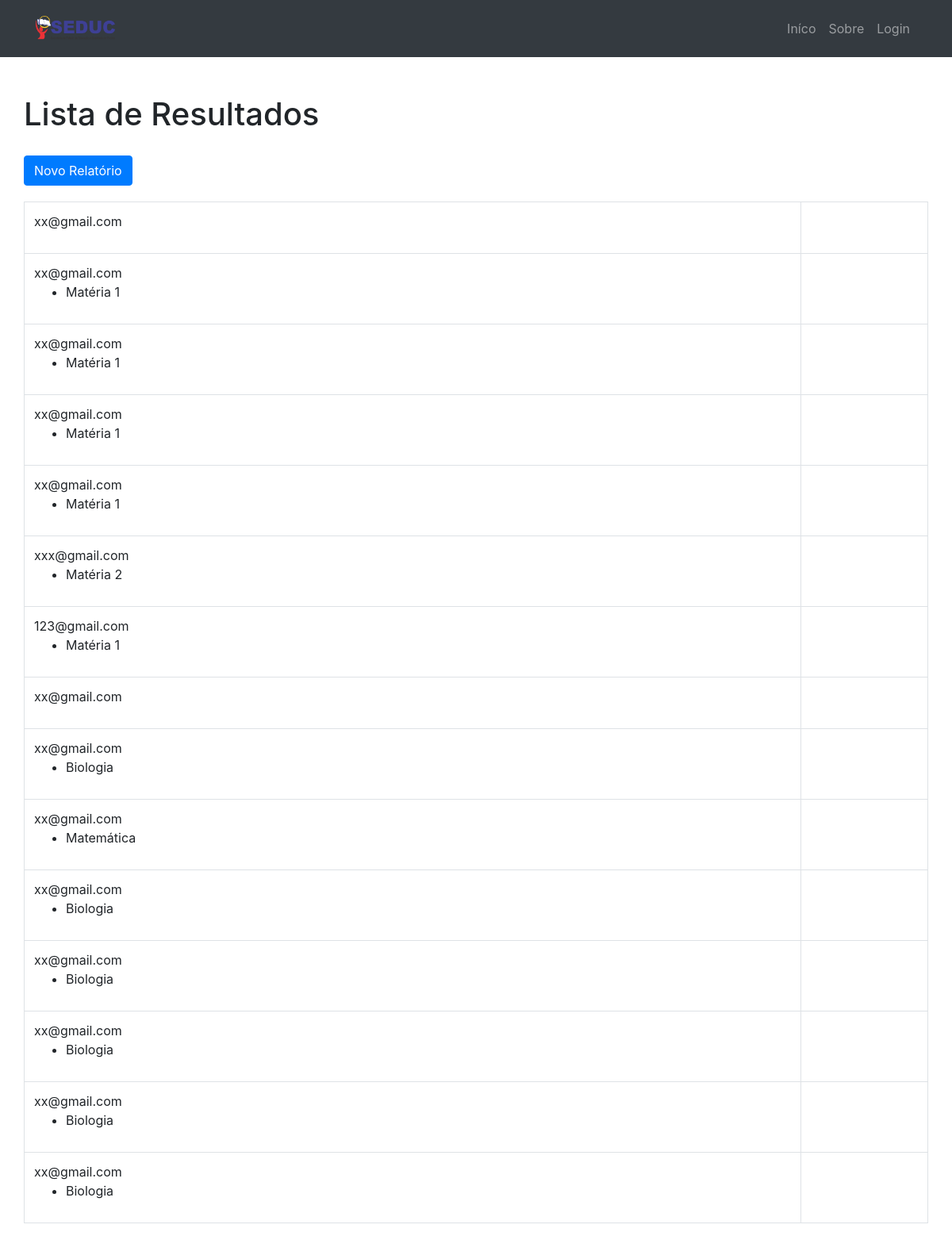
The page /resultado/ on the database its author committed.
### app/models.py (models this page shows)
class Pessoa(models.Model):
    região = models.CharField(max_length=10, choices=ONE_CHOICES)
    coordenação = models.CharField(max_length=10, choices=COORD_CHOICES)
    escola = models.CharField(max_length=10, choices=ESC_CHOICES)
    professor = models.EmailField(blank=True, null=True)

class Escola(models.Model):
    cadastro = models.ForeignKey(Pessoa, on_delete=CASCADE, related_name='adicionais')
    turno = models.CharField(max_length=10, choices=TURNO_CHOICES)
    série = models.CharField(max_length=10, choices=SERIE_CHOICES)
    matéria = models.CharField(max_length=10, choices=MAT_CHOICES)
    turma = models.CharField(max_length=10, choices=TURMA_CHOICES)

### app/views.py (the view)
# urls.py: path('resultado/', views.lista, name='resultado')
def lista(request):
    if request.method == "GET":
        pessoas = Pessoa.objects.all()
        context = {
            'lista': pessoas,
        }
        return render(request, "resultados.html", context)

### app/templates/resultados.html
{% extends 'model.html' %}
{% load static %}
{% block conteudo %}
<div class="row">
    <h1>Lista de Resultados</h1>
</div>
<div class="row top-buffer">
    <a class="btn btn-primary" href="{% url 'form' %}" role="button">Novo Relatório</a>
</div>
<div class="row top-buffer">
    <table class="table table-bordered">
        {% for pessoa in lista %}
        <tr>
            <td>
                {{ pessoa.professor }}
                <ul>
                    {% for t in pessoa.adicionais.all %}
                    <li>{{ t.matéria }}</li>
                    {% endfor %}
                </ul>
            </td>
            <td>
            </td>
        </tr>
        {% empty %}
        <tr>
            <td>Nenhum resgistro</td>
        </tr>
        {% endfor %}
    </table>
</div>
{% endblock conteudo %}

### app/templates/model.html (shortened to what this page needs)
{% load static %}
<!doctype html>
<html lang="pt-br">
<head>
    <link rel="stylesheet" type="text/css" href="{% static 'css/bootstrap.min.css' %}">
</head>
<body>
    <nav class="navbar navbar-expand-lg navbar-dark bg-dark static-top">
      <div class="container">
        <div class="collapse navbar-collapse" id="navbarResponsive">
          <div class ="text-left">
            <h1><a href="http://www.seduc.am.gov.br/" target="_blank" ><img src="{% static 'img/SEDUC.png' %}" width="100px" height="30px"></a></h1>
            </div>
          <ul class="navbar-nav ml-auto">
              <a class="nav-link" href="{% url 'inicio' %}">Iníco</a>
              <a class="nav-link" href="{% url 'sobre' %}">Sobre</a>
              <a class="nav-link" href="{% url 'login' %}">Login</a>
          </ul>
        </div>
      </div>
    </nav>
    <div class="container">
        <br><br>
        {% block conteudo %} {% endblock conteudo %}
    </div>
</body>
</html>

### app/templates/model.html (style rules this page uses)
.top-buffer { margin-top:20px; }

### rows shown on the page
Pessoa: professor "xx@gmail.com"
Pessoa: professor "xx@gmail.com"
Escola: matéria "Matéria 1"
Pessoa: professor "xx@gmail.com"
Escola: matéria "Matéria 1"
Pessoa: professor "xx@gmail.com"
Escola: matéria "Matéria 1"
Pessoa: professor "xx@gmail.com"
Escola: matéria "Matéria 1"
Pessoa: professor "xxx@gmail.com"
Escola: matéria "Matéria 2"
Pessoa: professor "123@gmail.com"
Escola: matéria "Matéria 1"
Pessoa: professor "xx@gmail.com"
Pessoa: professor "xx@gmail.com"
Escola: matéria "Biologia"
Pessoa: professor "xx@gmail.com"
Escola: matéria "Matemática"
Pessoa: professor "xx@gmail.com"
Escola: matéria "Biologia"
Pessoa: professor "xx@gmail.com"
Escola: matéria "Biologia"
Pessoa: professor "xx@gmail.com"
Escola: matéria "Biologia"
Pessoa: professor "xx@gmail.com"
Escola: matéria "Biologia"
Pessoa: professor "xx@gmail.com"
Escola: matéria "Biologia"
